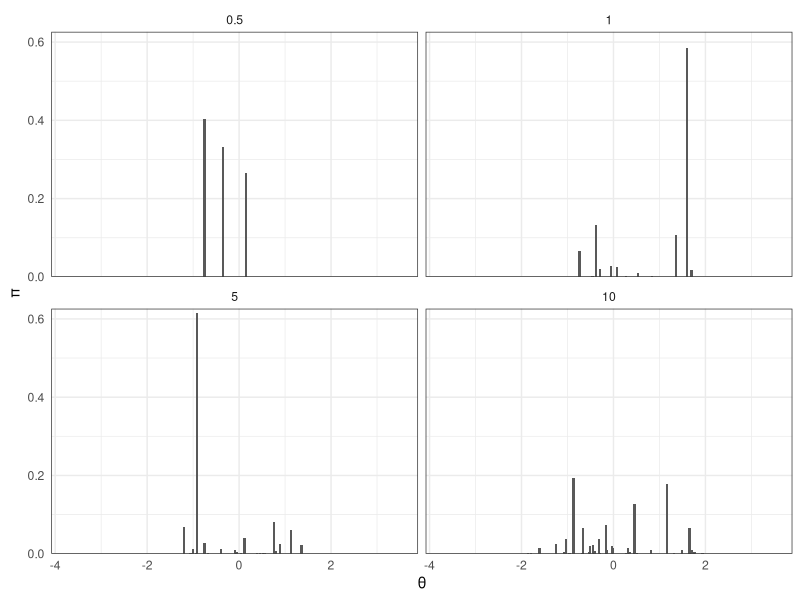

Source code (R):
## ---- chunk 1
knitr::opts_chunk$set(echo = TRUE, dpi = 300, comment = "#>")

library(tidyverse)

theme_set(
  theme_bw() +
    theme(
      strip.background = element_blank(),
      axis.ticks = element_blank()
    )
)
## ---- chunk 2
stick_breaking_process <- function(alpha, n = 1000) {
  theta <- rnorm(n, 0, 1) # P0 = standard normal
  vs <- rbeta(n, 1, alpha)
  pi <- rep(0, n)
  pi[1] <- vs[1]
  stick <- 1.0 - vs[1]
  for (h in 2:n) {
    pi[h] <- vs[h] * stick
    stick <- stick - pi[h]
  }
  return(list(theta = theta, pi = pi))
}

dp_realization <- stick_breaking_process(10)
sum(dp_realization$pi)
## ---- chunk 3
set.seed(549)

tibble(alpha = c(0.5, 1, 5, 10)) %>%
  mutate(
    dp = purrr::map(alpha, stick_breaking_process, n = 1000),
    theta = purrr::map(dp, ~ .x$theta),
    pi = purrr::map(dp, ~ .x$pi)
  ) %>%
  select(-dp) %>%
  unnest(c(theta, pi)) %>%
  ggplot(aes(x = theta, y = pi)) +
  facet_wrap(vars(alpha), nrow = 2, scales = "fixed") +
  geom_col(width = 0.05) +
  scale_x_continuous(expand = expansion(c(0.02, 0.02))) +
  scale_y_continuous(expand = expansion(c(0, 0.02))) +
  labs(x = "\u03B8", y = "\u03C0")
## ---- chunk 4
sessionInfo()
